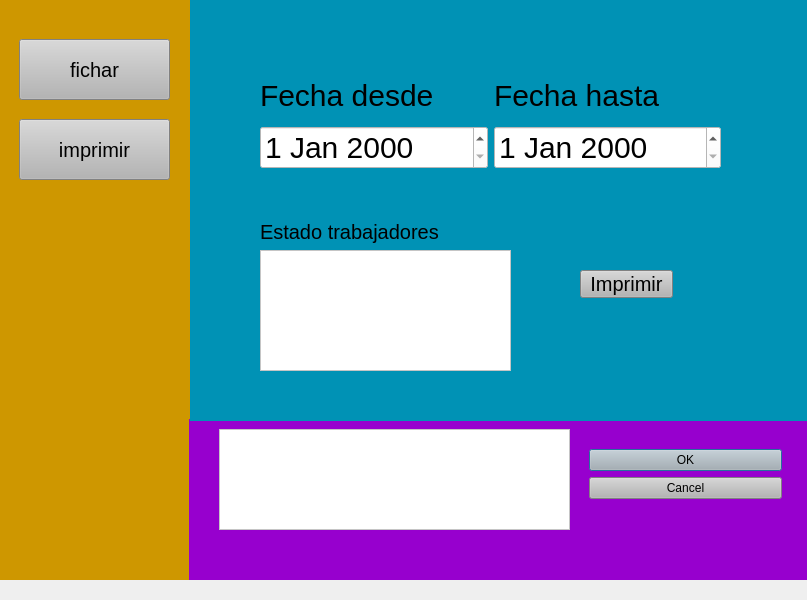
<?xml version="1.0" encoding="UTF-8"?>
<ui version="4.0">
 <class>MainWindow</class>
 <widget class="QMainWindow" name="MainWindow">
  <property name="geometry">
   <rect>
    <x>0</x>
    <y>0</y>
    <width>807</width>
    <height>600</height>
   </rect>
  </property>
  <property name="windowTitle">
   <string>MainWindow</string>
  </property>
  <property name="styleSheet">
   <string notr="true">color: rgb(0, 0, 0);</string>
  </property>
  <widget class="QWidget" name="centralwidget">
   <widget class="QWidget" name="widgetIzquierda" native="true">
    <property name="geometry">
     <rect>
      <x>-1</x>
      <y>-1</y>
      <width>191</width>
      <height>581</height>
     </rect>
    </property>
    <property name="styleSheet">
     <string notr="true">background-color:rgb(206, 151, 0);</string>
    </property>
    <widget class="QPushButton" name="btn_Imprimir">
     <property name="geometry">
      <rect>
       <x>20</x>
       <y>120</y>
       <width>151</width>
       <height>61</height>
      </rect>
     </property>
     <property name="styleSheet">
      <string notr="true">background-color:rgb(180, 180, 180);
font-size: 20px;</string>
     </property>
     <property name="text">
      <string>imprimir</string>
     </property>
    </widget>
    <widget class="QPushButton" name="btn_Fichar">
     <property name="geometry">
      <rect>
       <x>20</x>
       <y>40</y>
       <width>151</width>
       <height>61</height>
      </rect>
     </property>
     <property name="styleSheet">
      <string notr="true">background-color:rgb(180, 180, 180);
font-size: 20px;
</string>
     </property>
     <property name="text">
      <string>fichar</string>
     </property>
    </widget>
   </widget>
   <widget class="QWidget" name="widgetAbajo" native="true">
    <property name="geometry">
     <rect>
      <x>189</x>
      <y>419</y>
      <width>621</width>
      <height>161</height>
     </rect>
    </property>
    <property name="styleSheet">
     <string notr="true">background-color:rgb(151, 0, 206);</string>
    </property>
    <widget class="QDialogButtonBox" name="buttonBox">
     <property name="geometry">
      <rect>
       <x>400</x>
       <y>30</y>
       <width>193</width>
       <height>71</height>
      </rect>
     </property>
     <property name="styleSheet">
      <string notr="true">background-color:rgb(180, 180, 180);</string>
     </property>
     <property name="orientation">
      <enum>Qt::Vertical</enum>
     </property>
     <property name="standardButtons">
      <set>QDialogButtonBox::Cancel|QDialogButtonBox::Ok</set>
     </property>
     <property name="centerButtons">
      <bool>false</bool>
     </property>
    </widget>
    <widget class="QTextEdit" name="textEdit_PanelMensajes">
     <property name="geometry">
      <rect>
       <x>30</x>
       <y>10</y>
       <width>351</width>
       <height>101</height>
      </rect>
     </property>
     <property name="styleSheet">
      <string notr="true">background-color:rgb(255, 255, 255);</string>
     </property>
     <property name="readOnly">
      <bool>true</bool>
     </property>
    </widget>
   </widget>
   <widget class="QStackedWidget" name="stackedWidget">
    <property name="geometry">
     <rect>
      <x>190</x>
      <y>0</y>
      <width>621</width>
      <height>421</height>
     </rect>
    </property>
    <property name="focusPolicy">
     <enum>Qt::WheelFocus</enum>
    </property>
    <property name="styleSheet">
     <string notr="true">background-color:rgb(0, 146, 181);</string>
    </property>
    <property name="currentIndex">
     <number>0</number>
    </property>
    <widget class="QWidget" name="page_1">
     <widget class="QWidget" name="horizontalLayoutWidget">
      <property name="geometry">
       <rect>
        <x>70</x>
        <y>70</y>
        <width>461</width>
        <height>99</height>
       </rect>
      </property>
      <layout class="QHBoxLayout" name="horizontalLayout">
       <item>
        <layout class="QVBoxLayout" name="verticalLayout">
         <item>
          <widget class="QLabel" name="label_2">
           <property name="styleSheet">
            <string notr="true">font-size: 30px;</string>
           </property>
           <property name="text">
            <string>Fecha desde</string>
           </property>
          </widget>
         </item>
         <item>
          <widget class="QDateEdit" name="dateEditFechaDesde">
           <property name="styleSheet">
            <string notr="true">background-color:rgb(255, 255, 255);
font-size: 30px;</string>
           </property>
          </widget>
         </item>
        </layout>
       </item>
       <item>
        <layout class="QVBoxLayout" name="verticalLayout_2">
         <item>
          <widget class="QLabel" name="label_5">
           <property name="styleSheet">
            <string notr="true">font-size: 30px;</string>
           </property>
           <property name="text">
            <string>Fecha hasta</string>
           </property>
          </widget>
         </item>
         <item>
          <widget class="QDateEdit" name="dateEdit_FechaHasta">
           <property name="styleSheet">
            <string notr="true">background-color:rgb(255, 255, 255);
font-size: 30px;</string>
           </property>
          </widget>
         </item>
        </layout>
       </item>
      </layout>
     </widget>
     <widget class="QWidget" name="verticalLayoutWidget_3">
      <property name="geometry">
       <rect>
        <x>70</x>
        <y>220</y>
        <width>251</width>
        <height>151</height>
       </rect>
      </property>
      <layout class="QVBoxLayout" name="verticalLayout_3">
       <item>
        <widget class="QLabel" name="label_6">
         <property name="styleSheet">
          <string notr="true">font-size: 20px;</string>
         </property>
         <property name="text">
          <string>Estado trabajadores</string>
         </property>
        </widget>
       </item>
       <item>
        <widget class="QListView" name="listView_EstadoTrabajadores">
         <property name="styleSheet">
          <string notr="true">background-color:rgb(255, 255, 255);</string>
         </property>
        </widget>
       </item>
      </layout>
     </widget>
     <widget class="QPushButton" name="pushButtonImprimir">
      <property name="geometry">
       <rect>
        <x>390</x>
        <y>270</y>
        <width>93</width>
        <height>28</height>
       </rect>
      </property>
      <property name="styleSheet">
       <string notr="true">background-color:rgb(180, 180, 180);
font-size: 20px;</string>
      </property>
      <property name="text">
       <string>Imprimir</string>
      </property>
     </widget>
    </widget>
    <widget class="QWidget" name="page_2">
     <widget class="QPushButton" name="btn_EmitirFichaje">
      <property name="geometry">
       <rect>
        <x>230</x>
        <y>320</y>
        <width>151</width>
        <height>61</height>
       </rect>
      </property>
      <property name="styleSheet">
       <string notr="true">background-color:rgb(180, 180, 180);
font-size: 20px;</string>
      </property>
      <property name="text">
       <string>Emitir Fichaje</string>
      </property>
     </widget>
     <widget class="QTextEdit" name="textEdit_Hora">
      <property name="geometry">
       <rect>
        <x>330</x>
        <y>60</y>
        <width>251</width>
        <height>87</height>
       </rect>
      </property>
      <property name="font">
       <font>
        <pointsize>24</pointsize>
       </font>
      </property>
      <property name="styleSheet">
       <string notr="true">background-color:rgb(255, 255, 255);</string>
      </property>
      <property name="html">
       <string>&lt;!DOCTYPE HTML PUBLIC &quot;-//W3C//DTD HTML 4.0//EN&quot; &quot;http://www.w3.org/TR/REC-html40/strict.dtd&quot;&gt;
&lt;html&gt;&lt;head&gt;&lt;meta name=&quot;qrichtext&quot; content=&quot;1&quot; /&gt;&lt;style type=&quot;text/css&quot;&gt;
p, li { white-space: pre-wrap; }
&lt;/style&gt;&lt;/head&gt;&lt;body style=&quot; font-family:'MS Shell Dlg 2'; font-size:24pt; font-weight:400; font-style:normal;&quot;&gt;
&lt;p style=&quot; margin-top:0px; margin-bottom:0px; margin-left:0px; margin-right:0px; -qt-block-indent:0; text-indent:0px;&quot;&gt;&lt;span style=&quot; font-size:20pt;&quot;&gt;HH : MM&lt;/span&gt;&lt;/p&gt;&lt;/body&gt;&lt;/html&gt;</string>
      </property>
     </widget>
     <widget class="QTextEdit" name="textEdit_Fecha">
      <property name="geometry">
       <rect>
        <x>50</x>
        <y>60</y>
        <width>251</width>
        <height>87</height>
       </rect>
      </property>
      <property name="font">
       <font>
        <pointsize>24</pointsize>
       </font>
      </property>
      <property name="styleSheet">
       <string notr="true">background-color:rgb(255, 255, 255);</string>
      </property>
      <property name="html">
       <string>&lt;!DOCTYPE HTML PUBLIC &quot;-//W3C//DTD HTML 4.0//EN&quot; &quot;http://www.w3.org/TR/REC-html40/strict.dtd&quot;&gt;
&lt;html&gt;&lt;head&gt;&lt;meta name=&quot;qrichtext&quot; content=&quot;1&quot; /&gt;&lt;style type=&quot;text/css&quot;&gt;
p, li { white-space: pre-wrap; }
&lt;/style&gt;&lt;/head&gt;&lt;body style=&quot; font-family:'MS Shell Dlg 2'; font-size:24pt; font-weight:400; font-style:normal;&quot;&gt;
&lt;p style=&quot; margin-top:0px; margin-bottom:0px; margin-left:0px; margin-right:0px; -qt-block-indent:0; text-indent:0px;&quot;&gt;&lt;span style=&quot; font-size:20pt;&quot;&gt;Dia / Mes / Año&lt;/span&gt;&lt;/p&gt;&lt;/body&gt;&lt;/html&gt;</string>
      </property>
     </widget>
     <widget class="QWidget" name="horizontalLayoutWidget_2">
      <property name="geometry">
       <rect>
        <x>50</x>
        <y>170</y>
        <width>401</width>
        <height>89</height>
       </rect>
      </property>
      <layout class="QHBoxLayout" name="horizontalLayout_2">
       <item>
        <widget class="QLabel" name="label">
         <property name="styleSheet">
          <string notr="true">font-size: 30px;</string>
         </property>
         <property name="text">
          <string>Teclea tu código</string>
         </property>
        </widget>
       </item>
       <item>
        <widget class="QTextEdit" name="textEdit_TeclearCodigo">
         <property name="styleSheet">
          <string notr="true">background-color:rgb(255, 255, 255);</string>
         </property>
        </widget>
       </item>
      </layout>
     </widget>
    </widget>
   </widget>
  </widget>
 </widget>
 <resources/>
 <connections/>
</ui>
